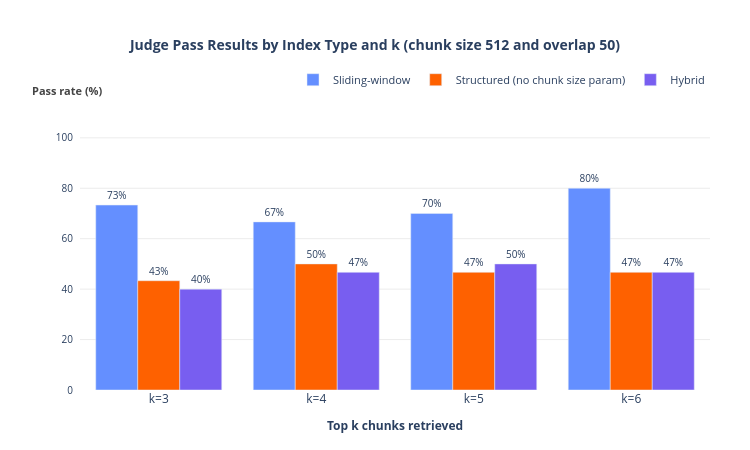
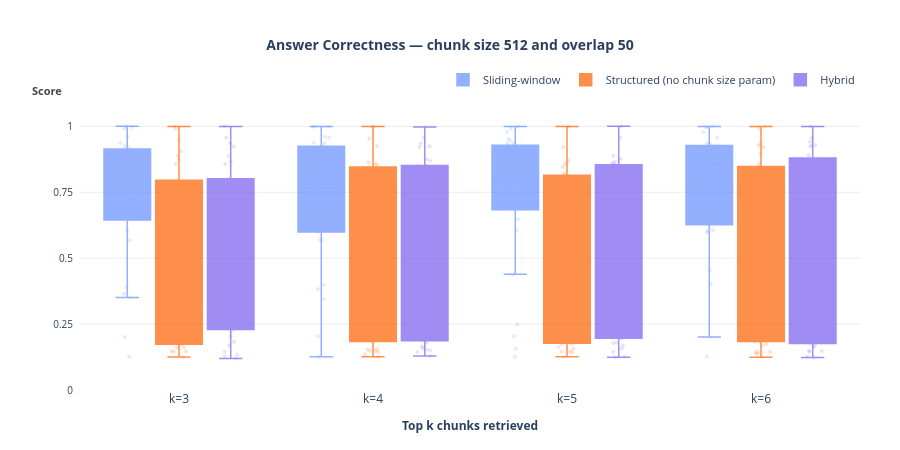
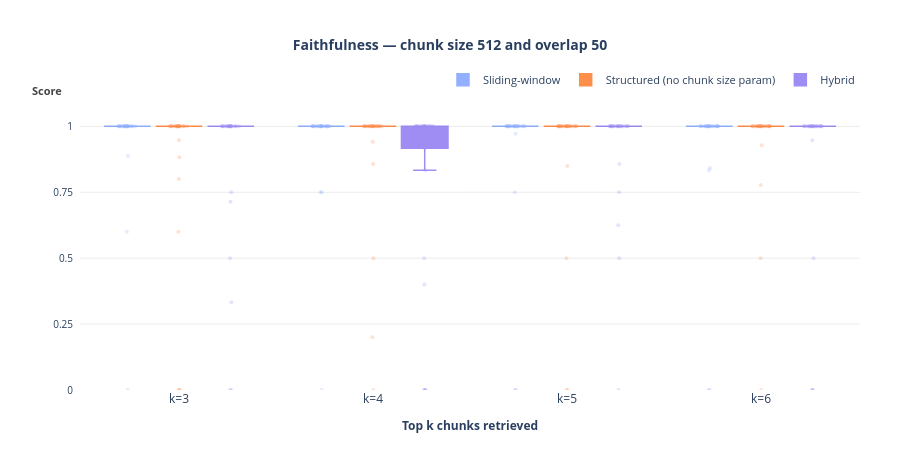
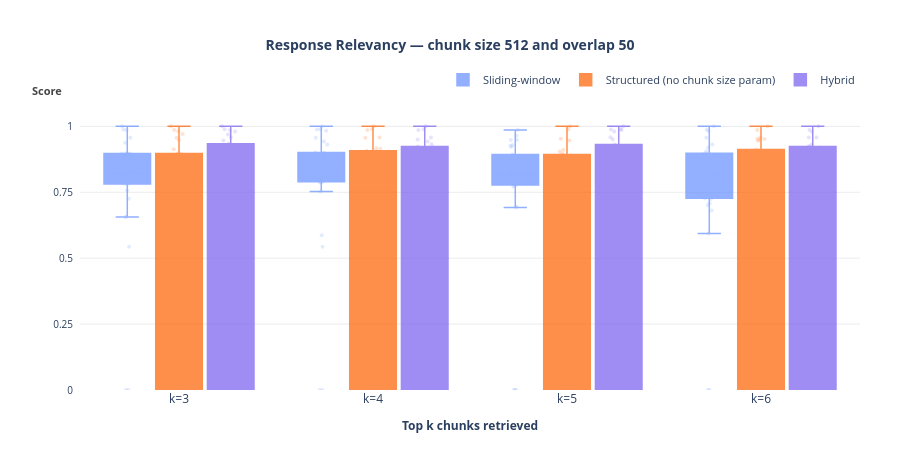

Notebook cell for these charts, in order:
### Markdown cell above
# INDEX WITH CHNK SIZE 512

### Code cell
CHUNK_SIZE = 512
OVERLAP_SIZE = 50
df    = load_all_results(chunk_size=CHUNK_SIZE)
stats = pass_stats(df)
means = metric_means(df, ALL_METRICS, filter_absent=True)

plot_pass_rate(stats, PLOTS_DIR / "512_pass_rate.png",
               f"Judge Pass Results by Index Type and k (chunk size {CHUNK_SIZE} and overlap {OVERLAP_SIZE})", INDEX_LABELS)

for metric in ALL_METRICS:
    plot_single_metric_boxplot(
        df,
        PLOTS_DIR / f"boxplot_{CHUNK_SIZE}_{metric}.png",
        metric,
        INDEX_LABELS,
        f"{metric.replace('_', ' ').title()} — chunk size {CHUNK_SIZE} and overlap {OVERLAP_SIZE}",
    )

plot_metrics_lines(means, PLOTS_DIR / "2_metrics_lines.png", ALL_METRICS, INDEX_LABELS)

### Figure 1 — Plotly figure (JSON) as saved in the notebook; plotly's stock layout.template omitted (floating-point values rounded to 4 significant figures)
{"data": [{"marker": {"color": "#648FFF"}, "name": "Sliding-window", "text": ["73%", "67%", "70%", "80%"], "textfont": {"size": 10}, "textposition": "outside", "type": "bar", "x": ["k=3", "k=4", "k=5", "k=6"], "y": [73.33, 66.67, 70.0, 80.0]}, {"marker": {"color": "#FE6100"}, "name": "Structured (no chunk size param)", "text": ["43%", "50%", "47%", "47%"], "textfont": {"size": 10}, "textposition": "outside", "type": "bar", "x": ["k=3", "k=4", "k=5", "k=6"], "y": [43.33, 50.0, 46.67, 46.67]}, {"marker": {"color": "#785EF0"}, "name": "Hybrid", "text": ["40%", "47%", "50%", "47%"], "textfont": {"size": 10}, "textposition": "outside", "type": "bar", "x": ["k=3", "k=4", "k=5", "k=6"], "y": [40.0, 46.67, 50.0, 46.67]}], "layout": {"annotations": [{"font": {"color": "#444", "size": 11}, "showarrow": false, "text": "<b>Pass rate (%)</b>", "x": 0.04, "xanchor": "right", "xref": "paper", "y": 1, "yanchor": "bottom", "yref": "paper"}], "barmode": "group", "height": 450, "legend": {"font": {"size": 11}, "orientation": "h", "x": 1, "xanchor": "right", "y": 1.02, "yanchor": "bottom"}, "margin": {"b": 60, "l": 80, "r": 40, "t": 100}, "paper_bgcolor": "white", "plot_bgcolor": "white", "title": {"font": {"size": 14, "weight": "bold"}, "text": "Judge Pass Results by Index Type and k (chunk size 512 and overlap 50)", "x": 0.5, "xanchor": "center"}, "width": 750, "xaxis": {"linecolor": "rgba(0,0,0,0.5)", "linewidth": 1, "showline": false, "tickangle": 0, "tickfont": {"size": 12}, "title": {"font": {"size": 12}, "text": "<b>Top k chunks retrieved</b>"}}, "yaxis": {"gridcolor": "rgba(0,0,0,0.08)", "gridwidth": 1, "linecolor": "rgba(0,0,0,0.5)", "linewidth": 1, "range": [0, 115], "showgrid": true, "showline": false, "tickfont": {"size": 10}, "ticklabelstandoff": 6, "tickvals": [0, 20, 40, 60, 80, 100]}}}

### Figure 2 — Plotly figure (JSON) as saved in the notebook; plotly's stock layout.template omitted (floating-point values rounded to 4 significant figures)
{"data": [{"boxmean": false, "boxpoints": "all", "fillcolor": "#648FFF", "jitter": 0.4, "legendgroup": "Sliding-window", "line": {"color": "#648FFF", "width": 1.5}, "marker": {"color": "#648FFF", "line": {"width": 0}, "opacity": 0.25, "size": 4}, "name": "Sliding-window", "opacity": 0.7, "pointpos": 0, "showlegend": true, "type": "box", "x": ["k=3", "k=3", "k=3", "k=3", "k=3", "k=3", "k=3", "k=3", "k=3", "k=3", "k=3", "k=3", "k=3", "k=3", "k=3", "k=3", "k=3", "k=3", "k=3", "k=3", "k=3", "k=3", "k=3", "k=3", "k=3", "k=3", "k=3", "k=3", "k=4", "k=4", "k=4", "k=4", "k=4", "k=4", "k=4", "k=4", "k=4", "k=4", "k=4", "k=4", "k=4", "k=4", "k=4", "k=4", "k=4", "k=4", "k=4", "k=4", "k=4", "k=4", "k=4", "k=4", "k=4", "k=4", "k=4", "k=4", "k=4", "k=4", "k=5", "k=5", "k=5", "k=5", "k=5", "k=5", "k=5", "k=5", "k=5", "k=5", "k=5", "k=5", "k=5", "k=5", "k=5", "k=5", "k=5", "k=5", "k=5", "k=5", "k=5", "k=5", "k=5", "k=5", "k=5", "k=5", "k=5", "k=5", "k=5", "k=6", "k=6", "k=6", "k=6", "k=6", "k=6", "k=6", "k=6", "k=6", "k=6", "k=6", "k=6", "k=6", "k=6", "k=6", "k=6", "k=6", "k=6", "k=6", "k=6", "k=6", "k=6", "k=6", "k=6", "k=6", "k=6", "k=6", "k=6", "k=6"], "y": [0.7144, 0.8507, 0.8548, 0.7225, 0.6954, 0.1274, 0.9205, 0.9362, 0.9078, 0.7243, 0.5682, 0.8069, 1, 0.9921, 0.2009, 0.9607, 0.9955, 0.8662, 0.3897, 0.6841, 0.3648, 0.3512, 0.701, 0.8386, 0.9242, 0.6064, 0.7451, 0.7863, 0.7144, 0.8509, 0.6866, 0.6671, 0.7954, 0.5694, 0.1265, 0.9389, 0.9363, 0.908, 0.5993, 0.3828, 0.5682, 0.9566, 0.9993, 0.9983, 0.2037, 0.9607, 0.9983, 0.8177, 0.3438, 0.6341, 0.7878, 0.3991, 0.701, 0.8842, 0.9248, 0.6064, 0.7451, 0.8348, 0.8144, 0.1574, 0.7511, 0.9355, 0.6954, 0.9459, 0.1263, 0.9258, 0.9363, 0.9074, 0.7243, 0.6485, 0.9528, 0.9993, 0.9923, 0.2037, 0.9215, 0.9783, 0.7782, 0.8008, 0.7777, 0.4394, 0.2481, 0.701, 0.9147, 0.9137, 0.6064, 0.7451, 0.865, 0.7144, 0.8604, 0.8548, 0.8535, 0.4544, 0.7738, 0.1268, 0.9302, 0.9356, 0.927, 0.5993, 0.9969, 0.9566, 0.9995, 0.9973, 0.2009, 0.9215, 0.9784, 0.7705, 0.8395, 0.6341, 0.6024, 0.4007, 0.701, 0.8989, 0.8569, 0.6064, 0.8103, 0.8648]}, {"boxmean": false, "boxpoints": "all", "fillcolor": "#FE6100", "jitter": 0.4, "legendgroup": "Structured (no chunk size param)", "line": {"color": "#FE6100", "width": 1.5}, "marker": {"color": "#FE6100", "line": {"width": 0}, "opacity": 0.25, "size": 4}, "name": "Structured (no chunk size param)", "opacity": 0.7, "pointpos": 0, "showlegend": true, "type": "box", "x": ["k=3", "k=3", "k=3", "k=3", "k=3", "k=3", "k=3", "k=3", "k=3", "k=3", "k=3", "k=3", "k=3", "k=3", "k=3", "k=3", "k=3", "k=3", "k=3", "k=3", "k=3", "k=3", "k=3", "k=3", "k=3", "k=3", "k=3", "k=3", "k=3", "k=3", "k=4", "k=4", "k=4", "k=4", "k=4", "k=4", "k=4", "k=4", "k=4", "k=4", "k=4", "k=4", "k=4", "k=4", "k=4", "k=4", "k=4", "k=4", "k=4", "k=4", "k=4", "k=4", "k=4", "k=4", "k=4", "k=4", "k=4", "k=4", "k=4", "k=4", "k=5", "k=5", "k=5", "k=5", "k=5", "k=5", "k=5", "k=5", "k=5", "k=5", "k=5", "k=5", "k=5", "k=5", "k=5", "k=5", "k=5", "k=5", "k=5", "k=5", "k=5", "k=5", "k=5", "k=5", "k=5", "k=5", "k=5", "k=5", "k=5", "k=5", "k=6", "k=6", "k=6", "k=6", "k=6", "k=6", "k=6", "k=6", "k=6", "k=6", "k=6", "k=6", "k=6", "k=6", "k=6", "k=6", "k=6", "k=6", "k=6", "k=6", "k=6", "k=6", "k=6", "k=6", "k=6", "k=6", "k=6", "k=6", "k=6", "k=6"], "y": [0.1737, 0.5049, 0.7051, 0.1462, 0.7954, 0.7667, 0.1256, 0.9476, 0.1481, 0.8889, 0.2015, 0.1614, 0.465, 0.1449, 0.9995, 0.9923, 0.1908, 0.1603, 0.1825, 0.6254, 0.1833, 0.6341, 0.873, 0.3701, 0.2078, 0.9068, 0.8569, 0.2291, 0.1841, 0.173, 0.1534, 0.8575, 0.8553, 0.1476, 0.795, 0.7735, 0.1265, 0.9526, 0.1488, 0.8201, 0.2015, 0.1568, 0.5742, 0.1449, 0.9995, 0.9985, 0.1879, 0.1837, 0.1875, 0.6792, 0.4175, 0.6341, 0.8454, 0.3289, 0.701, 0.8635, 0.9242, 0.2291, 0.1951, 0.1359, 0.1465, 0.8145, 0.857, 0.1571, 0.6954, 0.7995, 0.1265, 0.922, 0.1431, 0.8217, 0.1958, 0.1632, 0.2684, 0.1449, 0.9993, 0.9985, 0.1925, 0.1773, 0.1838, 0.5467, 0.4718, 0.6841, 0.8448, 0.3842, 0.701, 0.6192, 0.8691, 0.2291, 0.1951, 0.173, 0.138, 0.8145, 0.8578, 0.139, 0.5249, 0.7991, 0.1245, 0.9206, 0.145, 0.8481, 0.5015, 0.1679, 0.46, 0.1449, 0.9993, 0.9923, 0.1994, 0.1837, 0.1841, 0.6679, 0.3955, 0.6341, 0.9276, 0.2502, 0.701, 0.897, 0.9351, 0.2291, 0.1951, 0.1731]}, {"boxmean": false, "boxpoints": "all", "fillcolor": "#785EF0", "jitter": 0.4, "legendgroup": "Hybrid", "line": {"color": "#785EF0", "width": 1.5}, "marker": {"color": "#785EF0", "line": {"width": 0}, "opacity": 0.25, "size": 4}, "name": "Hybrid", "opacity": 0.7, "pointpos": 0, "showlegend": true, "type": "box", "x": ["k=3", "k=3", "k=3", "k=3", "k=3", "k=3", "k=3", "k=3", "k=3", "k=3", "k=3", "k=3", "k=3", "k=3", "k=3", "k=3", "k=3", "k=3", "k=3", "k=3", "k=3", "k=3", "k=3", "k=3", "k=3", "k=3", "k=3", "k=3", "k=3", "k=3", "k=4", "k=4", "k=4", "k=4", "k=4", "k=4", "k=4", "k=4", "k=4", "k=4", "k=4", "k=4", "k=4", "k=4", "k=4", "k=4", "k=4", "k=4", "k=4", "k=4", "k=4", "k=4", "k=4", "k=4", "k=4", "k=4", "k=4", "k=4", "k=4", "k=4", "k=5", "k=5", "k=5", "k=5", "k=5", "k=5", "k=5", "k=5", "k=5", "k=5", "k=5", "k=5", "k=5", "k=5", "k=5", "k=5", "k=5", "k=5", "k=5", "k=5", "k=5", "k=5", "k=5", "k=5", "k=5", "k=5", "k=5", "k=5", "k=5", "k=5", "k=6", "k=6", "k=6", "k=6", "k=6", "k=6", "k=6", "k=6", "k=6", "k=6", "k=6", "k=6", "k=6", "k=6", "k=6", "k=6", "k=6", "k=6", "k=6", "k=6", "k=6", "k=6", "k=6", "k=6", "k=6", "k=6", "k=6", "k=6", "k=6"], "y": [0.1191, 0.1333, 0.3103, 0.4006, 0.795, 0.7669, 0.1268, 0.1451, 0.9362, 0.8877, 0.6738, 0.4644, 0.801, 0.9566, 0.9996, 0.1684, 0.2037, 0.797, 0.1828, 0.8572, 0.2954, 0.6341, 0.4394, 0.4134, 0.701, 0.8657, 0.924, 0.2291, 0.4411, 0.5343, 0.1557, 0.1577, 0.6879, 0.1506, 0.7954, 0.7795, 0.1292, 0.1445, 0.9362, 0.8213, 0.7243, 0.5933, 0.851, 0.9566, 0.9977, 0.1651, 0.1795, 0.9215, 0.1869, 0.8695, 0.3481, 0.6841, 0.7899, 0.383, 0.6912, 0.8743, 0.9242, 0.2291, 0.6411, 0.8517, 0.1243, 0.1577, 0.8548, 0.3428, 0.6954, 0.8004, 0.1265, 0.1451, 0.8282, 0.8366, 0.5993, 0.5319, 0.8619, 0.9566, 1, 0.1684, 0.179, 0.8884, 0.178, 0.8559, 0.775, 0.6841, 0.7899, 0.3507, 0.6844, 0.8662, 0.8769, 0.226, 0.1963, 0.5343, 0.1266, 0.1645, 0.6866, 0.148, 0.6954, 0.7984, 0.1235, 0.1451, 0.9418, 0.9261, 0.6738, 0.8901, 0.9566, 0.9996, 0.1684, 0.1787, 0.9296, 0.1832, 0.8214, 0.8012, 0.6341, 0.7899, 0.3304, 0.7386, 0.8769, 0.9242, 0.2291, 0.1485, 0.8662]}], "layout": {"annotations": [{"font": {"color": "#444", "size": 11}, "showarrow": false, "text": "<b>Score</b>", "x": -0.02, "xanchor": "right", "xref": "paper", "y": 1, "yanchor": "bottom", "yref": "paper"}], "boxgap": 0.2, "boxgroupgap": 0.1, "boxmode": "group", "height": 450, "legend": {"font": {"size": 11}, "orientation": "h", "x": 1, "xanchor": "right", "y": 1.02, "yanchor": "bottom"}, "margin": {"b": 60, "l": 80, "r": 40, "t": 100}, "paper_bgcolor": "white", "plot_bgcolor": "white", "title": {"font": {"size": 14, "weight": "bold"}, "text": "Answer Correctness — chunk size 512 and overlap 50", "x": 0.5, "xanchor": "center"}, "width": 900, "xaxis": {"categoryarray": ["k=3", "k=4", "k=5", "k=6"], "categoryorder": "array", "linecolor": "rgba(0,0,0,0.5)", "linewidth": 1, "showline": false, "tickangle": 0, "tickfont": {"size": 12}, "title": {"font": {"size": 12}, "text": "<b>Top k chunks retrieved</b>"}}, "yaxis": {"gridcolor": "rgba(0,0,0,0.08)", "gridwidth": 1, "linecolor": "rgba(0,0,0,0.5)", "linewidth": 1, "range": [0, 1.1], "showgrid": true, "showline": false, "tickfont": {"size": 10}, "ticklabelstandoff": 6, "tickvals": [0, 0.25, 0.5, 0.75, 1], "title": {"text": ""}}}}

### Figure 3 — Plotly figure (JSON) as saved in the notebook; plotly's stock layout.template omitted (floating-point values rounded to 4 significant figures)
{"data": [{"boxmean": false, "boxpoints": "all", "fillcolor": "#648FFF", "jitter": 0.4, "legendgroup": "Sliding-window", "line": {"color": "#648FFF", "width": 1.5}, "marker": {"color": "#648FFF", "line": {"width": 0}, "opacity": 0.25, "size": 4}, "name": "Sliding-window", "opacity": 0.7, "pointpos": 0, "showlegend": true, "type": "box", "x": ["k=3", "k=3", "k=3", "k=3", "k=3", "k=3", "k=3", "k=3", "k=3", "k=3", "k=3", "k=3", "k=3", "k=3", "k=3", "k=3", "k=3", "k=3", "k=3", "k=3", "k=3", "k=3", "k=3", "k=3", "k=3", "k=3", "k=3", "k=3", "k=3", "k=3", "k=4", "k=4", "k=4", "k=4", "k=4", "k=4", "k=4", "k=4", "k=4", "k=4", "k=4", "k=4", "k=4", "k=4", "k=4", "k=4", "k=4", "k=4", "k=4", "k=4", "k=4", "k=4", "k=4", "k=4", "k=4", "k=4", "k=4", "k=4", "k=4", "k=4", "k=5", "k=5", "k=5", "k=5", "k=5", "k=5", "k=5", "k=5", "k=5", "k=5", "k=5", "k=5", "k=5", "k=5", "k=5", "k=5", "k=5", "k=5", "k=5", "k=5", "k=5", "k=5", "k=5", "k=5", "k=5", "k=5", "k=5", "k=5", "k=5", "k=5", "k=6", "k=6", "k=6", "k=6", "k=6", "k=6", "k=6", "k=6", "k=6", "k=6", "k=6", "k=6", "k=6", "k=6", "k=6", "k=6", "k=6", "k=6", "k=6", "k=6", "k=6", "k=6", "k=6", "k=6", "k=6", "k=6", "k=6", "k=6", "k=6", "k=6"], "y": [1, 1, 1, 1, 1, 1, 1, 1, 1, 1, 1, 1, 1, 1, 1, 1, 1, 1, 1, 1, 0.8889, 1, 1, 0.6, 1, 1, 1, 0, 1, 1, 1, 1, 1, 1, 1, 1, 1, 1, 1, 0.75, 1, 1, 1, 1, 1, 1, 1, 1, 1, 1, 0.75, 1, 1, 1, 1, 1, 1, 0, 1, 1, 1, 1, 1, 1, 1, 1, 1, 1, 1, 1, 1, 0.9722, 1, 1, 1, 1, 1, 1, 0.75, 1, 1, 1, 1, 1, 1, 1, 1, 0, 0, 1, 1, 1, 1, 1, 1, 1, 1, 1, 1, 0.8333, 1, 1, 1, 1, 1, 1, 1, 1, 1, 0.8421, 1, 1, 1, 1, 1, 1, 1, 0, 0, 1]}, {"boxmean": false, "boxpoints": "all", "fillcolor": "#FE6100", "jitter": 0.4, "legendgroup": "Structured (no chunk size param)", "line": {"color": "#FE6100", "width": 1.5}, "marker": {"color": "#FE6100", "line": {"width": 0}, "opacity": 0.25, "size": 4}, "name": "Structured (no chunk size param)", "opacity": 0.7, "pointpos": 0, "showlegend": true, "type": "box", "x": ["k=3", "k=3", "k=3", "k=3", "k=3", "k=3", "k=3", "k=3", "k=3", "k=3", "k=3", "k=3", "k=3", "k=3", "k=3", "k=3", "k=3", "k=3", "k=3", "k=3", "k=3", "k=3", "k=3", "k=3", "k=3", "k=3", "k=3", "k=3", "k=3", "k=3", "k=4", "k=4", "k=4", "k=4", "k=4", "k=4", "k=4", "k=4", "k=4", "k=4", "k=4", "k=4", "k=4", "k=4", "k=4", "k=4", "k=4", "k=4", "k=4", "k=4", "k=4", "k=4", "k=4", "k=4", "k=4", "k=4", "k=4", "k=4", "k=4", "k=4", "k=5", "k=5", "k=5", "k=5", "k=5", "k=5", "k=5", "k=5", "k=5", "k=5", "k=5", "k=5", "k=5", "k=5", "k=5", "k=5", "k=5", "k=5", "k=5", "k=5", "k=5", "k=5", "k=5", "k=5", "k=5", "k=5", "k=5", "k=5", "k=5", "k=5", "k=6", "k=6", "k=6", "k=6", "k=6", "k=6", "k=6", "k=6", "k=6", "k=6", "k=6", "k=6", "k=6", "k=6", "k=6", "k=6", "k=6", "k=6", "k=6", "k=6", "k=6", "k=6", "k=6", "k=6", "k=6", "k=6", "k=6", "k=6", "k=6", "k=6"], "y": [1, 1, 0, 1, 1, 1, 1, 1, 1, 0, 1, 1, 1, 1, 1, 1, 1, 1, 1, 0.8824, 0.8, 1, 1, 0.9474, 0.6, 1, 1, 0, 1, 1, 0.2, 1, 1, 1, 1, 1, 1, 1, 1, 1, 1, 1, 1, 1, 1, 1, 1, 1, 1, 0.8571, 1, 1, 1, 0.9412, 1, 1, 1, 0, 1, 0.5, 0, 1, 1, 1, 1, 1, 1, 0.5, 1, 1, 1, 1, 1, 1, 1, 1, 1, 1, 1, 0.85, 1, 1, 1, 1, 1, 1, 1, 0, 1, 1, 1, 1, 1, 1, 1, 1, 1, 0.5, 1, 1, 1, 1, 1, 1, 1, 1, 1, 1, 1, 0.9286, 1, 1, 1, 1, 1, 1, 1, 0, 1, 0.7778]}, {"boxmean": false, "boxpoints": "all", "fillcolor": "#785EF0", "jitter": 0.4, "legendgroup": "Hybrid", "line": {"color": "#785EF0", "width": 1.5}, "marker": {"color": "#785EF0", "line": {"width": 0}, "opacity": 0.25, "size": 4}, "name": "Hybrid", "opacity": 0.7, "pointpos": 0, "showlegend": true, "type": "box", "x": ["k=3", "k=3", "k=3", "k=3", "k=3", "k=3", "k=3", "k=3", "k=3", "k=3", "k=3", "k=3", "k=3", "k=3", "k=3", "k=3", "k=3", "k=3", "k=3", "k=3", "k=3", "k=3", "k=3", "k=3", "k=3", "k=3", "k=3", "k=3", "k=3", "k=3", "k=4", "k=4", "k=4", "k=4", "k=4", "k=4", "k=4", "k=4", "k=4", "k=4", "k=4", "k=4", "k=4", "k=4", "k=4", "k=4", "k=4", "k=4", "k=4", "k=4", "k=4", "k=4", "k=4", "k=4", "k=4", "k=4", "k=4", "k=4", "k=4", "k=4", "k=5", "k=5", "k=5", "k=5", "k=5", "k=5", "k=5", "k=5", "k=5", "k=5", "k=5", "k=5", "k=5", "k=5", "k=5", "k=5", "k=5", "k=5", "k=5", "k=5", "k=5", "k=5", "k=5", "k=5", "k=5", "k=5", "k=5", "k=5", "k=5", "k=5", "k=6", "k=6", "k=6", "k=6", "k=6", "k=6", "k=6", "k=6", "k=6", "k=6", "k=6", "k=6", "k=6", "k=6", "k=6", "k=6", "k=6", "k=6", "k=6", "k=6", "k=6", "k=6", "k=6", "k=6", "k=6", "k=6", "k=6", "k=6", "k=6", "k=6"], "y": [1, 1, 1, 1, 1, 1, 1, 1, 0, 0.75, 1, 1, 1, 1, 1, 1, 1, 1, 1, 1, 0.7143, 1, 1, 0.3333, 1, 1, 1, 0, 0.5, 1, 0.4, 1, 1, 1, 1, 1, 1, 0, 0, 1, 0, 1, 1, 1, 1, 1, 1, 1, 1, 1, 0.8333, 1, 1, 0.9167, 1, 1, 1, 0, 0.5, 1, 1, 1, 1, 1, 1, 1, 1, 0, 1, 0.8571, 1, 1, 1, 1, 1, 1, 1, 1, 1, 1, 0.625, 1, 1, 1, 1, 1, 0.75, 0.5, 1, 1, 1, 1, 1, 1, 1, 1, 1, 0, 0, 1, 1, 1, 1, 1, 1, 1, 1, 1, 1, 1, 1, 1, 1, 0.9474, 1, 1, 1, 0, 0.5, 1]}], "layout": {"annotations": [{"font": {"color": "#444", "size": 11}, "showarrow": false, "text": "<b>Score</b>", "x": -0.02, "xanchor": "right", "xref": "paper", "y": 1, "yanchor": "bottom", "yref": "paper"}], "boxgap": 0.2, "boxgroupgap": 0.1, "boxmode": "group", "height": 450, "legend": {"font": {"size": 11}, "orientation": "h", "x": 1, "xanchor": "right", "y": 1.02, "yanchor": "bottom"}, "margin": {"b": 60, "l": 80, "r": 40, "t": 100}, "paper_bgcolor": "white", "plot_bgcolor": "white", "title": {"font": {"size": 14, "weight": "bold"}, "text": "Faithfulness — chunk size 512 and overlap 50", "x": 0.5, "xanchor": "center"}, "width": 900, "xaxis": {"categoryarray": ["k=3", "k=4", "k=5", "k=6"], "categoryorder": "array", "linecolor": "rgba(0,0,0,0.5)", "linewidth": 1, "showline": false, "tickangle": 0, "tickfont": {"size": 12}, "title": {"font": {"size": 12}, "text": "<b>Top k chunks retrieved</b>"}}, "yaxis": {"gridcolor": "rgba(0,0,0,0.08)", "gridwidth": 1, "linecolor": "rgba(0,0,0,0.5)", "linewidth": 1, "range": [0, 1.1], "showgrid": true, "showline": false, "tickfont": {"size": 10}, "ticklabelstandoff": 6, "tickvals": [0, 0.25, 0.5, 0.75, 1], "title": {"text": ""}}}}

### Figure 4 — Plotly figure (JSON) as saved in the notebook; plotly's stock layout.template omitted (floating-point values rounded to 4 significant figures)
{"data": [{"boxmean": false, "boxpoints": "all", "fillcolor": "#648FFF", "jitter": 0.4, "legendgroup": "Sliding-window", "line": {"color": "#648FFF", "width": 1.5}, "marker": {"color": "#648FFF", "line": {"width": 0}, "opacity": 0.25, "size": 4}, "name": "Sliding-window", "opacity": 0.7, "pointpos": 0, "showlegend": true, "type": "box", "x": ["k=3", "k=3", "k=3", "k=3", "k=3", "k=3", "k=3", "k=3", "k=3", "k=3", "k=3", "k=3", "k=3", "k=3", "k=3", "k=3", "k=3", "k=3", "k=3", "k=3", "k=3", "k=3", "k=3", "k=3", "k=3", "k=3", "k=3", "k=3", "k=3", "k=3", "k=4", "k=4", "k=4", "k=4", "k=4", "k=4", "k=4", "k=4", "k=4", "k=4", "k=4", "k=4", "k=4", "k=4", "k=4", "k=4", "k=4", "k=4", "k=4", "k=4", "k=4", "k=4", "k=4", "k=4", "k=4", "k=4", "k=4", "k=4", "k=4", "k=4", "k=5", "k=5", "k=5", "k=5", "k=5", "k=5", "k=5", "k=5", "k=5", "k=5", "k=5", "k=5", "k=5", "k=5", "k=5", "k=5", "k=5", "k=5", "k=5", "k=5", "k=5", "k=5", "k=5", "k=5", "k=5", "k=5", "k=5", "k=5", "k=5", "k=5", "k=6", "k=6", "k=6", "k=6", "k=6", "k=6", "k=6", "k=6", "k=6", "k=6", "k=6", "k=6", "k=6", "k=6", "k=6", "k=6", "k=6", "k=6", "k=6", "k=6", "k=6", "k=6", "k=6", "k=6", "k=6", "k=6", "k=6", "k=6", "k=6", "k=6"], "y": [0.8265, 0.5433, 0.8511, 0.8969, 0.8969, 0.896, 0, 0.7817, 0.7886, 0.8013, 0.7573, 0.6571, 0.7832, 0.8503, 0.9865, 0.9564, 0, 0.8962, 0.7826, 0.874, 0.9376, 1, 0.8981, 0.7259, 0.8602, 0.6558, 0.8083, 0.9884, 0.8094, 0.8191, 0.8265, 0.5433, 0.7866, 0.8188, 0.8936, 0.8866, 0, 0.8325, 0.81, 0.8402, 0.8778, 0.9572, 0.7884, 0.931, 0.9888, 0.9009, 0, 0.9426, 0.7532, 0.9838, 0.9012, 1, 0.8248, 0.8601, 0.8602, 0.5866, 0.7901, 0.9884, 0.8094, 0.8191, 0.8265, 0, 0.8139, 0.7917, 0.8936, 0.9481, 0, 0.7863, 0.8149, 0.8013, 0.8376, 0.6961, 0.9217, 0.9295, 0.926, 0.9479, 0, 0.964, 0.8094, 0.8223, 0.6923, 0.8169, 0.7754, 0.8768, 0.8602, 0.7705, 0.7779, 0.9862, 0.7888, 0.8191, 0.8265, 0.5935, 0.8511, 0.8911, 0.8572, 0.8267, 0, 0.8135, 0.8179, 0.8082, 0.8778, 0.8218, 0.9827, 0.931, 0.9568, 0.9053, 0, 0.9194, 0.701, 0.6805, 0.708, 1, 0.8981, 0.7276, 0.8602, 0.7713, 0.7724, 0.9869, 0.7243, 0.8196]}, {"boxmean": false, "boxpoints": "all", "fillcolor": "#FE6100", "jitter": 0.4, "legendgroup": "Structured (no chunk size param)", "line": {"color": "#FE6100", "width": 1.5}, "marker": {"color": "#FE6100", "line": {"width": 0}, "opacity": 0.25, "size": 4}, "name": "Structured (no chunk size param)", "opacity": 0.7, "pointpos": 0, "showlegend": true, "type": "box", "x": ["k=3", "k=3", "k=3", "k=3", "k=3", "k=3", "k=3", "k=3", "k=3", "k=3", "k=3", "k=3", "k=3", "k=3", "k=3", "k=3", "k=3", "k=3", "k=3", "k=3", "k=3", "k=3", "k=3", "k=3", "k=3", "k=3", "k=3", "k=3", "k=3", "k=3", "k=4", "k=4", "k=4", "k=4", "k=4", "k=4", "k=4", "k=4", "k=4", "k=4", "k=4", "k=4", "k=4", "k=4", "k=4", "k=4", "k=4", "k=4", "k=4", "k=4", "k=4", "k=4", "k=4", "k=4", "k=4", "k=4", "k=4", "k=4", "k=4", "k=4", "k=5", "k=5", "k=5", "k=5", "k=5", "k=5", "k=5", "k=5", "k=5", "k=5", "k=5", "k=5", "k=5", "k=5", "k=5", "k=5", "k=5", "k=5", "k=5", "k=5", "k=5", "k=5", "k=5", "k=5", "k=5", "k=5", "k=5", "k=5", "k=5", "k=5", "k=6", "k=6", "k=6", "k=6", "k=6", "k=6", "k=6", "k=6", "k=6", "k=6", "k=6", "k=6", "k=6", "k=6", "k=6", "k=6", "k=6", "k=6", "k=6", "k=6", "k=6", "k=6", "k=6", "k=6", "k=6", "k=6", "k=6", "k=6", "k=6", "k=6"], "y": [0, 0, 0.61, 0.723, 0.8936, 0.897, 0, 0.8064, 0, 0.9136, 0.787, 0.4058, 0.981, 0, 0.9568, 0.9479, 0, 0, 0, 0.8961, 0.9706, 1, 0.7557, 0.7867, 0, 0.6863, 0.7724, 0.9864, 0, 0, 0, 0.5574, 0.8139, 0.7649, 0.8753, 0.9076, 0, 0.6555, 0, 0.9152, 0.787, 0.9569, 0.9577, 0, 0.9888, 0.9044, 0, 0, 0, 0.9043, 0.9174, 1, 0.7648, 0.7895, 0.8602, 0.734, 0.7724, 0.9864, 0, 0.6676, 0, 0.5574, 0.7871, 0, 0.8936, 0.9468, 0, 0.7646, 0, 0.9102, 0.7416, 0, 0.9528, 0, 0.8946, 0.9044, 0, 0, 0, 0.8511, 0.7593, 1, 0.7991, 0.7987, 0.8602, 0.5866, 0.8809, 0.9888, 0, 0, 0, 0.5574, 0.7889, 0, 0.8978, 0.9517, 0, 0.8283, 0, 0.796, 0.7752, 0, 0.9528, 0, 0.9574, 0.9479, 0, 0, 0, 0.8581, 0.9458, 1, 0.7773, 0.9126, 0.8602, 0.8774, 0.7893, 0.9864, 0, 0]}, {"boxmean": false, "boxpoints": "all", "fillcolor": "#785EF0", "jitter": 0.4, "legendgroup": "Hybrid", "line": {"color": "#785EF0", "width": 1.5}, "marker": {"color": "#785EF0", "line": {"width": 0}, "opacity": 0.25, "size": 4}, "name": "Hybrid", "opacity": 0.7, "pointpos": 0, "showlegend": true, "type": "box", "x": ["k=3", "k=3", "k=3", "k=3", "k=3", "k=3", "k=3", "k=3", "k=3", "k=3", "k=3", "k=3", "k=3", "k=3", "k=3", "k=3", "k=3", "k=3", "k=3", "k=3", "k=3", "k=3", "k=3", "k=3", "k=3", "k=3", "k=3", "k=3", "k=3", "k=3", "k=4", "k=4", "k=4", "k=4", "k=4", "k=4", "k=4", "k=4", "k=4", "k=4", "k=4", "k=4", "k=4", "k=4", "k=4", "k=4", "k=4", "k=4", "k=4", "k=4", "k=4", "k=4", "k=4", "k=4", "k=4", "k=4", "k=4", "k=4", "k=4", "k=4", "k=5", "k=5", "k=5", "k=5", "k=5", "k=5", "k=5", "k=5", "k=5", "k=5", "k=5", "k=5", "k=5", "k=5", "k=5", "k=5", "k=5", "k=5", "k=5", "k=5", "k=5", "k=5", "k=5", "k=5", "k=5", "k=5", "k=5", "k=5", "k=5", "k=5", "k=6", "k=6", "k=6", "k=6", "k=6", "k=6", "k=6", "k=6", "k=6", "k=6", "k=6", "k=6", "k=6", "k=6", "k=6", "k=6", "k=6", "k=6", "k=6", "k=6", "k=6", "k=6", "k=6", "k=6", "k=6", "k=6", "k=6", "k=6", "k=6", "k=6"], "y": [0, 0, 0, 0.7279, 0.8535, 0.9468, 0, 0, 0.7912, 0.8848, 0, 0.9861, 0.9577, 0.9341, 0.926, 0, 0, 0.9809, 0, 0.9687, 0.9196, 1, 0.7754, 0.5357, 0.8602, 0.8981, 0.7724, 0.9888, 0, 0.8208, 0, 0, 0.7889, 0.7279, 0.8969, 0.9503, 0, 0, 0.7861, 0.8876, 0.8376, 0.9237, 0.9577, 0.9326, 0.9888, 0, 0, 0.9426, 0, 0.8419, 0.817, 1, 0.7832, 0.8273, 0.7712, 0.6993, 0.7724, 0.9864, 0, 0.8191, 0, 0, 0.8511, 0, 0.8969, 0.9505, 0, 0, 0.8146, 0.9053, 0.8376, 0.9803, 0.9591, 0.931, 0.9865, 0, 0, 0.9901, 0, 0.8824, 0.7584, 1, 0.7832, 0.8082, 0.7636, 0.6841, 0.7887, 0.9884, 0, 0.8208, 0, 0, 0.7866, 0, 0.8969, 0.9236, 0, 0, 0.7811, 0.8169, 0, 0.9241, 0.9576, 0.931, 0.9574, 0, 0, 0.8697, 0, 0.9198, 0.8445, 1, 0.7832, 0.7262, 0.9799, 0.5866, 0.7483, 0.9864, 0, 0.8202]}], "layout": {"annotations": [{"font": {"color": "#444", "size": 11}, "showarrow": false, "text": "<b>Score</b>", "x": -0.02, "xanchor": "right", "xref": "paper", "y": 1, "yanchor": "bottom", "yref": "paper"}], "boxgap": 0.2, "boxgroupgap": 0.1, "boxmode": "group", "height": 450, "legend": {"font": {"size": 11}, "orientation": "h", "x": 1, "xanchor": "right", "y": 1.02, "yanchor": "bottom"}, "margin": {"b": 60, "l": 80, "r": 40, "t": 100}, "paper_bgcolor": "white", "plot_bgcolor": "white", "title": {"font": {"size": 14, "weight": "bold"}, "text": "Response Relevancy — chunk size 512 and overlap 50", "x": 0.5, "xanchor": "center"}, "width": 900, "xaxis": {"categoryarray": ["k=3", "k=4", "k=5", "k=6"], "categoryorder": "array", "linecolor": "rgba(0,0,0,0.5)", "linewidth": 1, "showline": false, "tickangle": 0, "tickfont": {"size": 12}, "title": {"font": {"size": 12}, "text": "<b>Top k chunks retrieved</b>"}}, "yaxis": {"gridcolor": "rgba(0,0,0,0.08)", "gridwidth": 1, "linecolor": "rgba(0,0,0,0.5)", "linewidth": 1, "range": [0, 1.1], "showgrid": true, "showline": false, "tickfont": {"size": 10}, "ticklabelstandoff": 6, "tickvals": [0, 0.25, 0.5, 0.75, 1], "title": {"text": ""}}}}
